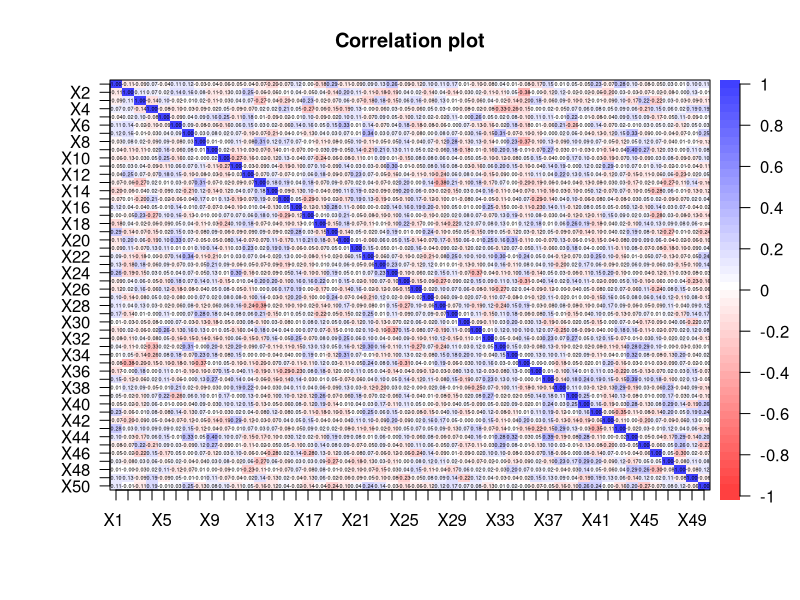
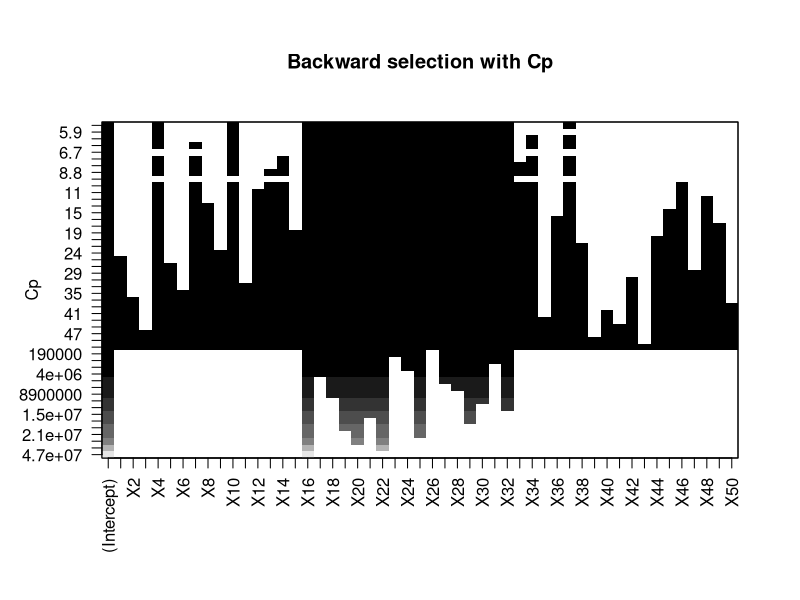
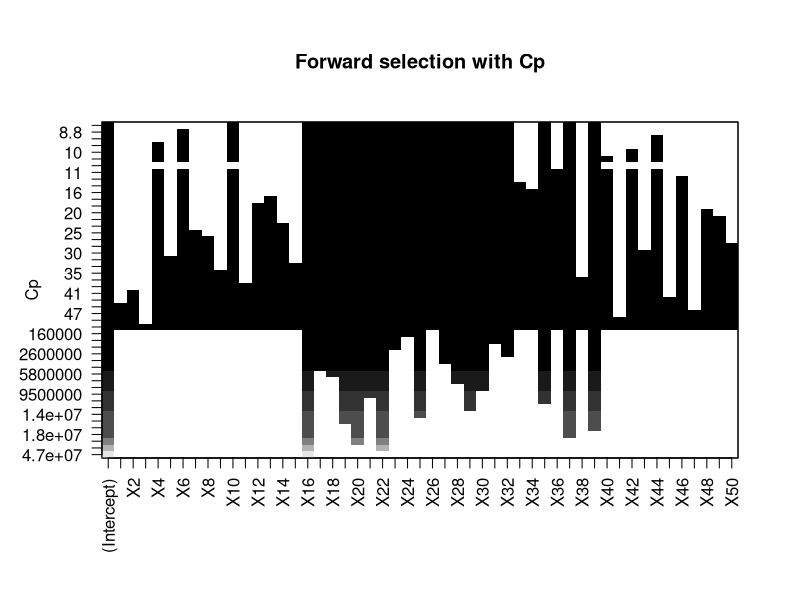
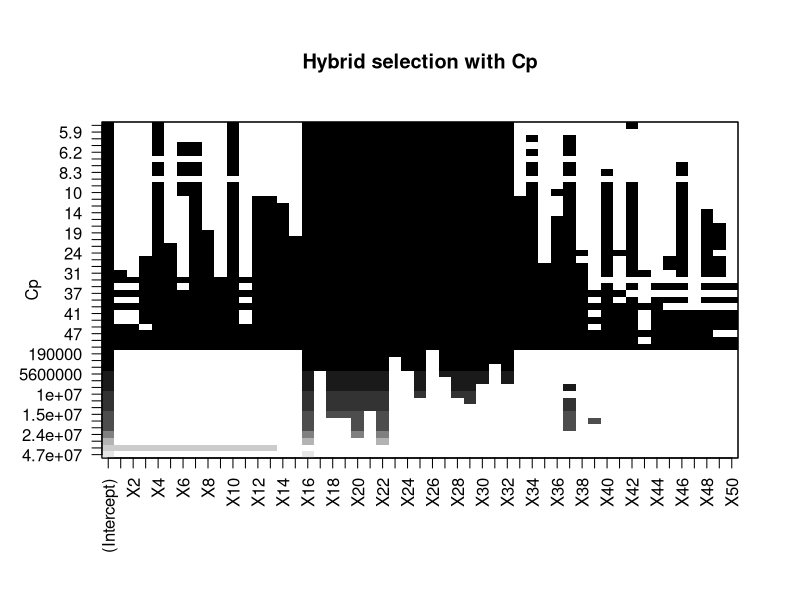
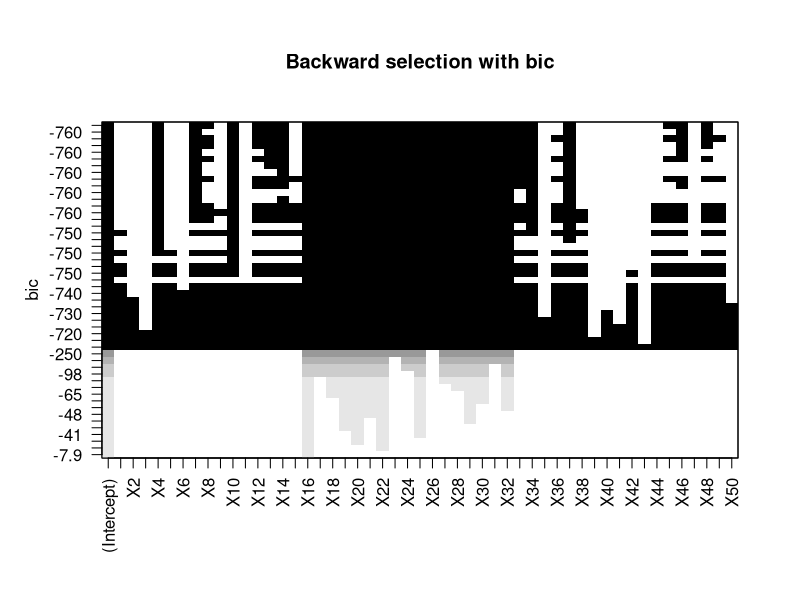
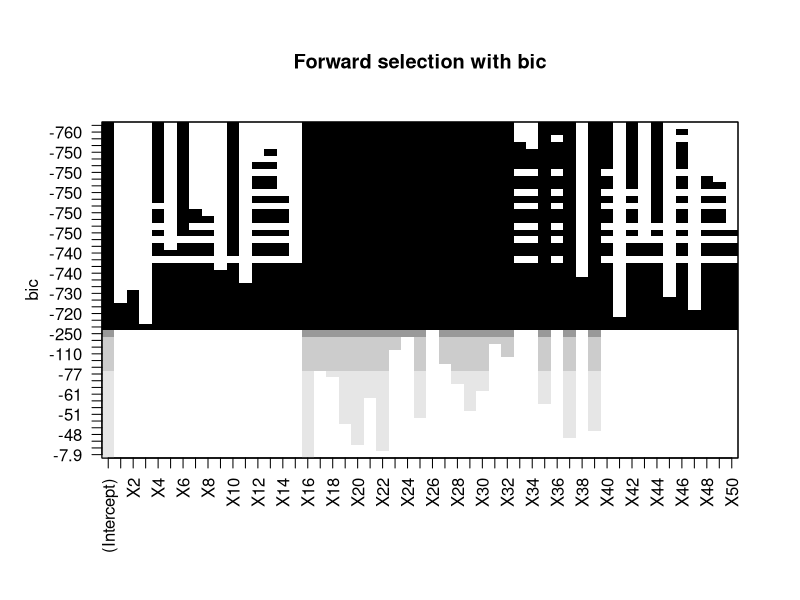
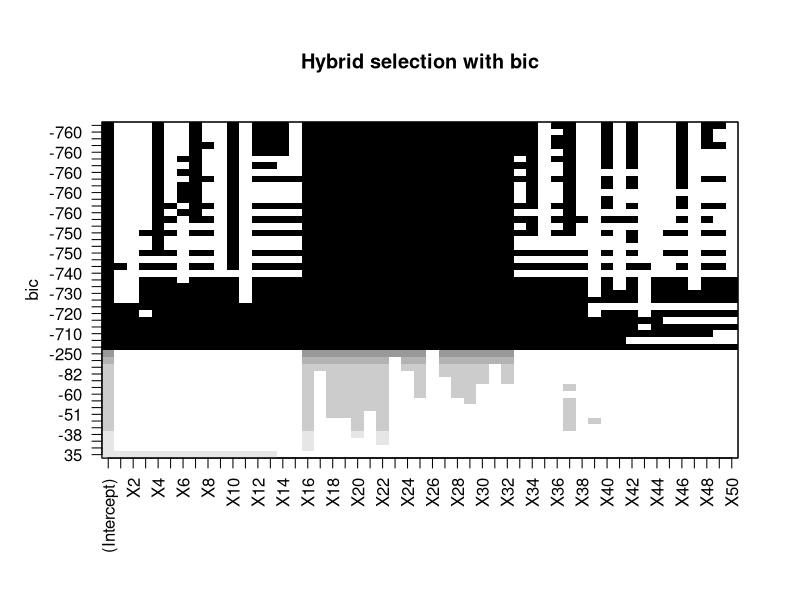
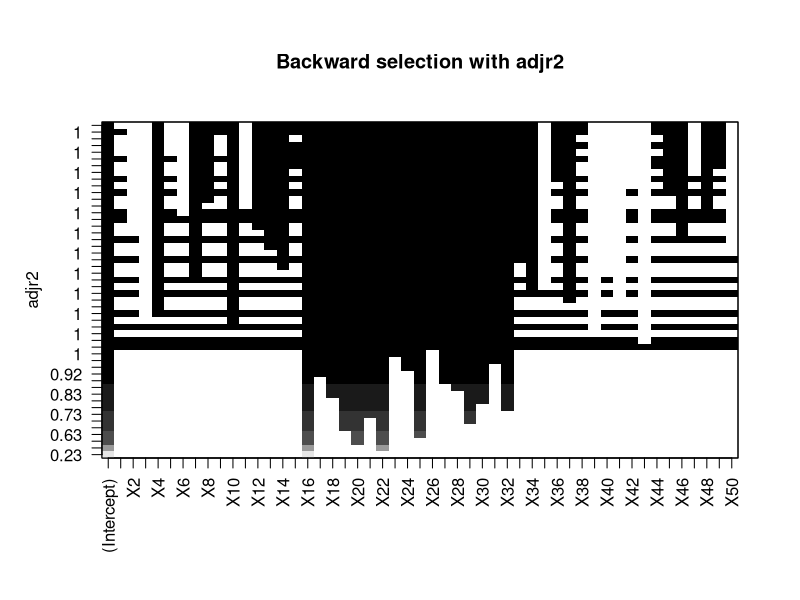

Write the R code that produced these figures, in order.
### Ragionando su quali regressori utilizzare ###

# Scartiamo a priori la tecnica di OLS poichè l'ordine di grandezza di p è circa pari a quello di n,
# quindi la varianza potrebbe aumentare e raggiungere l'overfitting.
# In questi casi, può essere più opportuno utilizzare metodi di regressione più robusti o regolarizzati,
# come la regressione ridge o la regressione lasso, che possono aiutare a gestire il problema di overfitting
# e migliorare la robustezza del modello.
# Prendiamo i valori dei coefficienti dei predictors che hanno un t-value maggiore e un Pr[|t|] minore;


# dato che l'ordine di grandezza di p è circa uguale a quella di n applicare OLS non è
# l'ideale perché la varianza diventa più grande e possiamo avere overfitting oltre a
# produrre stime completamente sballata

# Quando abbiamo un gran numero di predittori X nel modello, generalmente ce ne saranno molti
# che hanno scarso effetto o addirittura nessun effetto su Y. Lasciare queste variabili nel
# modello rende più difficile vedere le relazioni reali tra i predittori e la variabile dipendente
# (non vediamo bene il "quadro generale"), ed è difficile apprezzare l'effetto delle
# "variabili rilevanti" che descrivono Y. Il modello sarebbe più facile da interpretare rimuovendo
# le variabili non importanti, ovvero impostando i loro coefficienti a zero


####################################################
####################### Setup ######################
####################################################

library(glmnet)
library(plotmo)
library(corrplot)
library(psych)
library(leaps) # per i bss
library(car) # per vif

# Carichiamo il dataset
data <- read.csv("RegressionDataset_DA_group1.csv", header = T, na.strings = "?")

head(data)
# unique(unlist (lapply (Auto, function (x) which (is.na (x))))) #To find all the rows in a data frame with at least one NA
data <- na.omit(data)

# Creo i due set
set.seed(1985) # Utilizziamo un seed fissato per la riprodurre l'esperimento

# Salvo in x e y i valori dell'intero dataset
x <- model.matrix(Y ~ ., data)[, -1] # Salvo in x tutti i valori tranne quelli di Y
y <- data$Y # Salvo in y i valori della colonna Y

train <- sample(1:nrow(x), 0.8 * nrow(x)) # another typical approach to sample
test <- (-train)
y.test <- y[test]

# parameters
n <- nrow(data[train, ])
p <- ncol(x[train, ])
set.seed(1985)


####################################################
################### Studio dati ####################
####################################################

############# MATRICE DI CORRELAZIONE ##############
dev.new()
corData <- round(cor(x), digits = 2)
corPlot(corData, cex = 0.22, show.legend = TRUE, main = "Correlation plot")

####################################################
########## REGRESSIONE LINEARE MULTIPLA ############
####################################################
lm.mod <- lm(Y ~ ., data = data[train, ])
summary(lm.mod)
lm.predict <- predict(lm.mod, newdata = (data[test, ]))
lm.coeff <- coef(lm.mod)
lm.mse <- mean((lm.predict - y[test])^2)
lm.mse

vif(lm.mod) # verifica la collinearità dei dati

####################################################
###################### BSS #########################
####################################################

# Il seguente codice. effettua il BSS, che però computazionalmente non è efficiente, quindi con una p
# circa maggiore di 30 si impiega troppo tempo per la computazione dello stesso
# full.regfit <- regsubsets(Y ~ ., nvmax = variables_selected, data = data[train, ], really.big = T) # BSS
# summary(full.regfit)

####################################################
################### Stepwise #######################
####################################################

################# Forward selection ################
fwd.regfit <- regsubsets(Y ~ ., data = data[train, ], nvmax = p, method = "forward")
summary(fwd.regfit)

################# Backward selection ################
# per applicare il backword dobbiamo avere n>p
bwd.regfit <- regsubsets(Y ~ ., data = data[train, ], nvmax = p, method = "backward")
summary(bwd.regfit)

################## Hybrid selection ##################
hyb.regfit <- regsubsets(Y ~ ., data = data[train, ], nvmax = p, method = "seqrep")
summary(hyb.regfit)

################### Test ##################
test.mat <- model.matrix(Y ~ ., data = data[test, ])

val.errors <- rep(NA, p)
for (i in 1:p) {
  coefi <- coef(bwd.regfit, id = i)
  pred <- test.mat[, names(coefi)] %*% coefi
  val.errors[i] <- mean((y[test] - pred)^2)
}

# The best model is the one that contains which.min(val.errors) (ten in the book) variables.
min <- which.min(val.errors)
bwd.mse <- val.errors[min]
bwd.coef <- coef(bwd.regfit, min) # This is based on training data

val.errors <- rep(NA, p)
for (i in 1:p) {
  coefi <- coef(fwd.regfit, id = i)
  pred <- test.mat[, names(coefi)] %*% coefi
  val.errors[i] <- mean((y[test] - pred)^2)
}

# The best model is the one that contains which.min(val.errors) (ten in the book) variables.
min <- which.min(val.errors)
fwd.mse <- val.errors[min]
fwd.coef <- coef(fwd.regfit, which.min(val.errors)) # This is based on training data

val.errors <- rep(NA, p)
for (i in 1:p) {
  coefi <- coef(hyb.regfit, id = i)
  pred <- test.mat[, names(coefi)] %*% coefi
  val.errors[i] <- mean((y[test] - pred)^2)
}

# The best model is the one that contains which.min(val.errors) (ten in the book) variables.
min <- which.min(val.errors)
hyb.mse <- val.errors[min]
hyb.coef <- coef(hyb.regfit, which.min(val.errors)) # This is based on training data

################### Print Results ##################
bwd.predictors <- round(bwd.coef / 100, digits = 0)
intToUtf8(bwd.predictors)

fwd.predictors <- round(fwd.coef / 100, digits = 0)
intToUtf8(fwd.predictors)

hyb.predictors <- round(hyb.coef / 100, digits = 0)
intToUtf8(hyb.predictors)

######################## Plot ########################
dev.new()
# pdf(file="backward_cp_v20.pdf", width=20, height=10)
plot(bwd.regfit, scale = "Cp")
title("Backward selection with Cp")
# dev.off()

dev.new()
# pdf(file="forward_cp_v20.pdf", width=20, height=10)
plot(fwd.regfit, scale = "Cp")
title("Forward selection with Cp")
# dev.off()

dev.new()
# pdf(file="hybrid_cp_v20.pdf", width=20, height=10)
plot(hyb.regfit, scale = "Cp")
title("Hybrid selection with Cp")
# dev.off()

dev.new()
# pdf(file="backward_bic_v20.pdf", width=20, height=10)
plot(bwd.regfit, scale = "bic")
title("Backward selection with bic")
# dev.off()

dev.new()
# pdf(file="forward_bic_v20.pdf", width=20, height=10)
plot(fwd.regfit, scale = "bic")
title("Forward selection with bic")
# dev.off()

dev.new()
# pdf(file="hybrid_bic_v20.pdf", width=20, height=10)
plot(hyb.regfit, scale = "bic")
title("Hybrid selection with bic")
# dev.off()

dev.new()
# pdf(file="backward_adjr_v20.pdf", width=20, height=10)
plot(bwd.regfit, scale = "adjr2")
title("Backward selection with adjr2")
# dev.off()

dev.new()
# pdf(file="forward_adjr_v20.pdf", width=20, height=10)
plot(fwd.regfit, scale = "adjr2")
title("Forward selection with adjr2")
# dev.off()

dev.new()
# pdf(file="hybrid_adjr_v20.pdf", width=20, height=10)
plot(hyb.regfit, scale = "adjr2")
title("Hybrid selection with adjr2")
# dev.off()

####################################################
###################### LASSO #######################
####################################################
grid <- 10^seq(5, -2, length = 1000)

# use the argument alpha = 1 to perform lasso
lasso.mod <- glmnet(x[train, ], y[train], alpha = 1, lambda = grid)
dev.new()
plot(lasso.mod, label = T)
# dev.new()
# plot(lasso.mod, label = T, xvar = "lambda") # altro modo per plottare al variare di lambda
dev.new()
plot_glmnet(lasso.mod, xvar = "lambda")

# perform cross-validation
cv.out <- cv.glmnet(x[train, ], y[train], alpha = 1, lambda = grid)
dev.new()
plot(cv.out)
bestlam <- cv.out$lambda.1se

lasso.pred <- predict(lasso.mod, s = bestlam, newx = x[test, ])
lasso.mse <- mean((lasso.pred - y[test])^2)
lasso.mse

# However, the lasso has a substantial advantage:
# some of the 19 coefficient estimates are exactly zero (12 on the text).
lasso.out <- glmnet(x, y, alpha = 1, lambda = grid)
lasso.coef <- predict(lasso.out, type = "coefficients", s = bestlam)[1:p + 1, ]
lasso.coef
lasso.coef[lasso.coef != 0]
cat("Number of coefficients equal to 0:", sum(lasso.coef == 0), "\n")

# dev.new()
# plot(lasso.out,label = T, xvar = "lambda")  # altro modo per plottare al variare di lambda
dev.new()
plot_glmnet(lasso.out, xvar = "lambda")


################### Print Results ##################
lasso.predictors <- round(lasso.coef / 100, digits = 0)
intToUtf8(lasso.predictors)


####################################################
###################### Ridge #######################
####################################################
# andando a calcolare il lambda sarà sempre vicino allo 0, quindi diventa OLS cioè un modello lineare
grid <- 10^seq(5, -2, length = 1000)

ridge.mod <- glmnet(x[train, ], y[train], alpha = 0, lambda = grid) # si esegue la refressione ridge
dev.new()
plot(ridge.mod, label = T)
# dev.new()
# plot(ridge.mod, label = T, xvar = "lambda")  # altro modo per plottare al variare di lambda
dev.new()
plot_glmnet(ridge.mod, xvar = "lambda")
dim(coef(ridge.mod)) # dimensione dei coefficienti

# perform cross-validation
cv.out <- cv.glmnet(x[train, ], y[train], alpha = 0, lambda = grid)
dev.new()
plot(cv.out)
bestlam <- cv.out$lambda.min

ridge.pred <- predict(ridge.mod, s = bestlam, newx = x[test, ])
ridge.mse <- mean((ridge.pred - y[test])^2)
ridge.mse

ridge.out <- glmnet(x, y, alpha = 0, lambda = grid)
ridge.coef <- predict(ridge.out, type = "coefficients", s = bestlam)[1:p + 1, ]
ridge.coef

# dev.new()
# plot(ridge.out,label = T, xvar = "lambda")
dev.new()
plot_glmnet(ridge.out, xvar = "lambda")

################### Print Results ##################
ridge.predictors <- round(ridge.coef / 100, digits = 0)
intToUtf8(ridge.predictors)

####################################################
################### Elastic Net ####################
####################################################
enet.mod <- glmnet(x[train, ], y[train], alpha = 0.1, lambda = grid)
enet.pred <- predict(enet.mod, s = 0.1, newx = x[test, ])
min <- mean((enet.pred - y.test)^2)
def.alp <- 0
for (alp in seq(0.1, 0.9, by = 0.05)) { # siamo più dalla parte di lasso x il fatto che per dati molto incorrelati tra loro non conviene applicare ridge
  enet.mod <- glmnet(x[train, ], y[train], alpha = alp, lambda = grid)
  cv.out <- cv.glmnet(x[train, ], y[train], alpha = alp, lambda = grid)
  enet.bestlam <- cv.out$lambda.min

  enet.pred <- predict(enet.mod, s = enet.bestlam, newx = x[test, ])
  enet.mse <- mean((enet.pred - y.test)^2)

  if (enet.mse < min) {
    min <- enet.mse
    def.alp <- alp
  }
}

enet.mod <- glmnet(x[train, ], y[train], alpha = def.alp, lambda = grid)
dev.new()
plot(enet.mod, label = T)
dev.new()
plot(enet.mod, label = T, xvar = "lambda")
plot_glmnet(enet.mod, xvar = "lambda")
# CV
cv.out <- cv.glmnet(x[train, ], y[train], alpha = def.alp, lambda = grid)
dev.new()
plot(cv.out)
enet.bestlam <- cv.out$lambda.min

enet.pred <- predict(enet.mod, s = enet.bestlam, newx = x[test, ])
enet.mse <- mean((enet.pred - y.test)^2)

enet.coeff <- predict(enet.mod, type = "coefficients", s = enet.bestlam)[1:51, ]

################### Print Results ##################
# Finally, we took the vector with the best predictors estimate, we diveded by 100 and and we make the conversation in ASCII.
enet.predictors <- round(enet.coeff / 100, digits = 0)
intToUtf8(enet.predictors)

####################################################
################### Stampa MSE #####################
####################################################
lm.mse
fwd.mse
bwd.mse
hyb.mse
lasso.mse
ridge.mse
enet.mse
